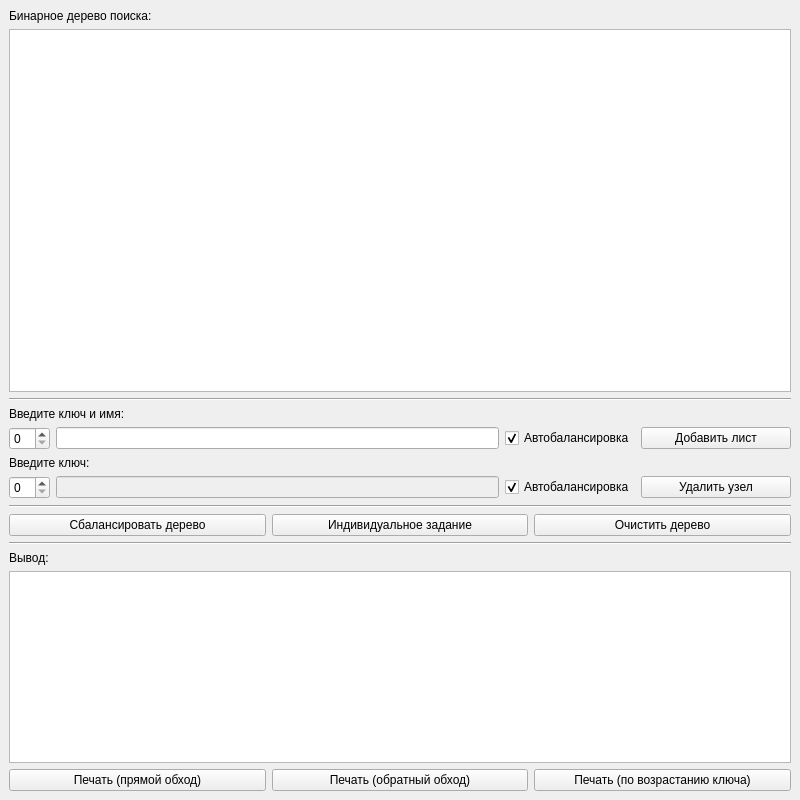
<?xml version="1.0" encoding="UTF-8"?>
<ui version="4.0">
 <class>MainWindow</class>
 <widget class="QMainWindow" name="MainWindow">
  <property name="geometry">
   <rect>
    <x>0</x>
    <y>0</y>
    <width>800</width>
    <height>800</height>
   </rect>
  </property>
  <property name="windowTitle">
   <string>Лабораторная работа №7, Липский Р.В., 121701</string>
  </property>
  <widget class="QWidget" name="centralwidget">
   <layout class="QVBoxLayout" name="verticalLayout_3">
    <item>
     <layout class="QVBoxLayout" name="verticalLayout_2">
      <item>
       <layout class="QVBoxLayout" name="verticalLayout">
        <item>
         <widget class="QLabel" name="outputLabel">
          <property name="text">
           <string>Бинарное дерево поиска:</string>
          </property>
         </widget>
        </item>
        <item>
         <widget class="QTextBrowser" name="outputTextBrowser">
          <property name="enabled">
           <bool>true</bool>
          </property>
         </widget>
        </item>
       </layout>
      </item>
      <item>
       <widget class="Line" name="line_1">
        <property name="orientation">
         <enum>Qt::Horizontal</enum>
        </property>
       </widget>
      </item>
      <item>
       <widget class="QLabel" name="addLabel">
        <property name="text">
         <string>Введите ключ и имя:</string>
        </property>
       </widget>
      </item>
      <item>
       <layout class="QHBoxLayout" name="horizontalLayout_2">
        <item>
         <widget class="QSpinBox" name="addKeySpinBox">
          <property name="maximumSize">
           <size>
            <width>50</width>
            <height>16777215</height>
           </size>
          </property>
         </widget>
        </item>
        <item>
         <widget class="QLineEdit" name="addNameLineEdit"/>
        </item>
        <item>
         <widget class="QCheckBox" name="addAutoBalanceCheckBox">
          <property name="text">
           <string>Автобалансировка</string>
          </property>
          <property name="checked">
           <bool>true</bool>
          </property>
         </widget>
        </item>
        <item>
         <widget class="QPushButton" name="addPushButton">
          <property name="sizePolicy">
           <sizepolicy hsizetype="Maximum" vsizetype="Fixed">
            <horstretch>0</horstretch>
            <verstretch>0</verstretch>
           </sizepolicy>
          </property>
          <property name="minimumSize">
           <size>
            <width>150</width>
            <height>0</height>
           </size>
          </property>
          <property name="text">
           <string>Добавить лист</string>
          </property>
          <property name="icon">
           <iconset theme="add">
            <normaloff>.</normaloff>.</iconset>
          </property>
         </widget>
        </item>
       </layout>
      </item>
      <item>
       <widget class="QLabel" name="removeLabel">
        <property name="text">
         <string>Введите ключ:</string>
        </property>
       </widget>
      </item>
      <item>
       <layout class="QHBoxLayout" name="horizontalLayout">
        <item>
         <widget class="QSpinBox" name="removeKeySpinBox">
          <property name="maximumSize">
           <size>
            <width>50</width>
            <height>16777215</height>
           </size>
          </property>
         </widget>
        </item>
        <item>
         <widget class="QLineEdit" name="removeNameLineEdit">
          <property name="enabled">
           <bool>false</bool>
          </property>
          <property name="maximumSize">
           <size>
            <width>16777215</width>
            <height>16777215</height>
           </size>
          </property>
         </widget>
        </item>
        <item>
         <widget class="QCheckBox" name="removeAutoBalanceCheckBox">
          <property name="text">
           <string>Автобалансировка</string>
          </property>
          <property name="checked">
           <bool>true</bool>
          </property>
         </widget>
        </item>
        <item>
         <widget class="QPushButton" name="removePushButton">
          <property name="sizePolicy">
           <sizepolicy hsizetype="Maximum" vsizetype="Fixed">
            <horstretch>10</horstretch>
            <verstretch>0</verstretch>
           </sizepolicy>
          </property>
          <property name="minimumSize">
           <size>
            <width>150</width>
            <height>0</height>
           </size>
          </property>
          <property name="sizeIncrement">
           <size>
            <width>10</width>
            <height>10</height>
           </size>
          </property>
          <property name="baseSize">
           <size>
            <width>20</width>
            <height>0</height>
           </size>
          </property>
          <property name="text">
           <string>Удалить узел</string>
          </property>
          <property name="icon">
           <iconset theme="remove">
            <normaloff>.</normaloff>.</iconset>
          </property>
         </widget>
        </item>
       </layout>
      </item>
      <item>
       <widget class="Line" name="line_2">
        <property name="orientation">
         <enum>Qt::Horizontal</enum>
        </property>
       </widget>
      </item>
      <item>
       <layout class="QHBoxLayout" name="horizontalLayout_4">
        <item>
         <widget class="QPushButton" name="balancePushButton">
          <property name="text">
           <string>Сбалансировать дерево</string>
          </property>
          <property name="icon">
           <iconset theme="edit">
            <normaloff>.</normaloff>.</iconset>
          </property>
         </widget>
        </item>
        <item>
         <widget class="QPushButton" name="individualTaskButton">
          <property name="text">
           <string>Индивидуальное задание</string>
          </property>
          <property name="icon">
           <iconset theme="preview">
            <normaloff>.</normaloff>.</iconset>
          </property>
         </widget>
        </item>
        <item>
         <widget class="QPushButton" name="clearPushButton">
          <property name="text">
           <string>Очистить дерево</string>
          </property>
          <property name="icon">
           <iconset theme="delete">
            <normaloff>.</normaloff>.</iconset>
          </property>
         </widget>
        </item>
       </layout>
      </item>
     </layout>
    </item>
    <item>
     <widget class="Line" name="line">
      <property name="orientation">
       <enum>Qt::Horizontal</enum>
      </property>
     </widget>
    </item>
    <item>
     <widget class="QLabel" name="printerLabel">
      <property name="text">
       <string>Вывод:</string>
      </property>
     </widget>
    </item>
    <item>
     <widget class="QTextBrowser" name="printerTextBrowser">
      <property name="sizePolicy">
       <sizepolicy hsizetype="Expanding" vsizetype="Minimum">
        <horstretch>0</horstretch>
        <verstretch>0</verstretch>
       </sizepolicy>
      </property>
     </widget>
    </item>
    <item>
     <layout class="QHBoxLayout" name="horizontalLayout_3">
      <item>
       <widget class="QPushButton" name="printPushButton">
        <property name="text">
         <string>Печать (прямой обход)</string>
        </property>
        <property name="icon">
         <iconset theme="printer">
          <normaloff>.</normaloff>.</iconset>
        </property>
       </widget>
      </item>
      <item>
       <widget class="QPushButton" name="printReversePushButton">
        <property name="text">
         <string>Печать (обратный обход)</string>
        </property>
        <property name="icon">
         <iconset theme="printer">
          <normaloff>.</normaloff>.</iconset>
        </property>
       </widget>
      </item>
      <item>
       <widget class="QPushButton" name="pushButton">
        <property name="text">
         <string>Печать (по возрастанию ключа)</string>
        </property>
        <property name="icon">
         <iconset theme="printer">
          <normaloff>.</normaloff>.</iconset>
        </property>
       </widget>
      </item>
     </layout>
    </item>
   </layout>
  </widget>
 </widget>
 <resources/>
 <connections/>
</ui>
